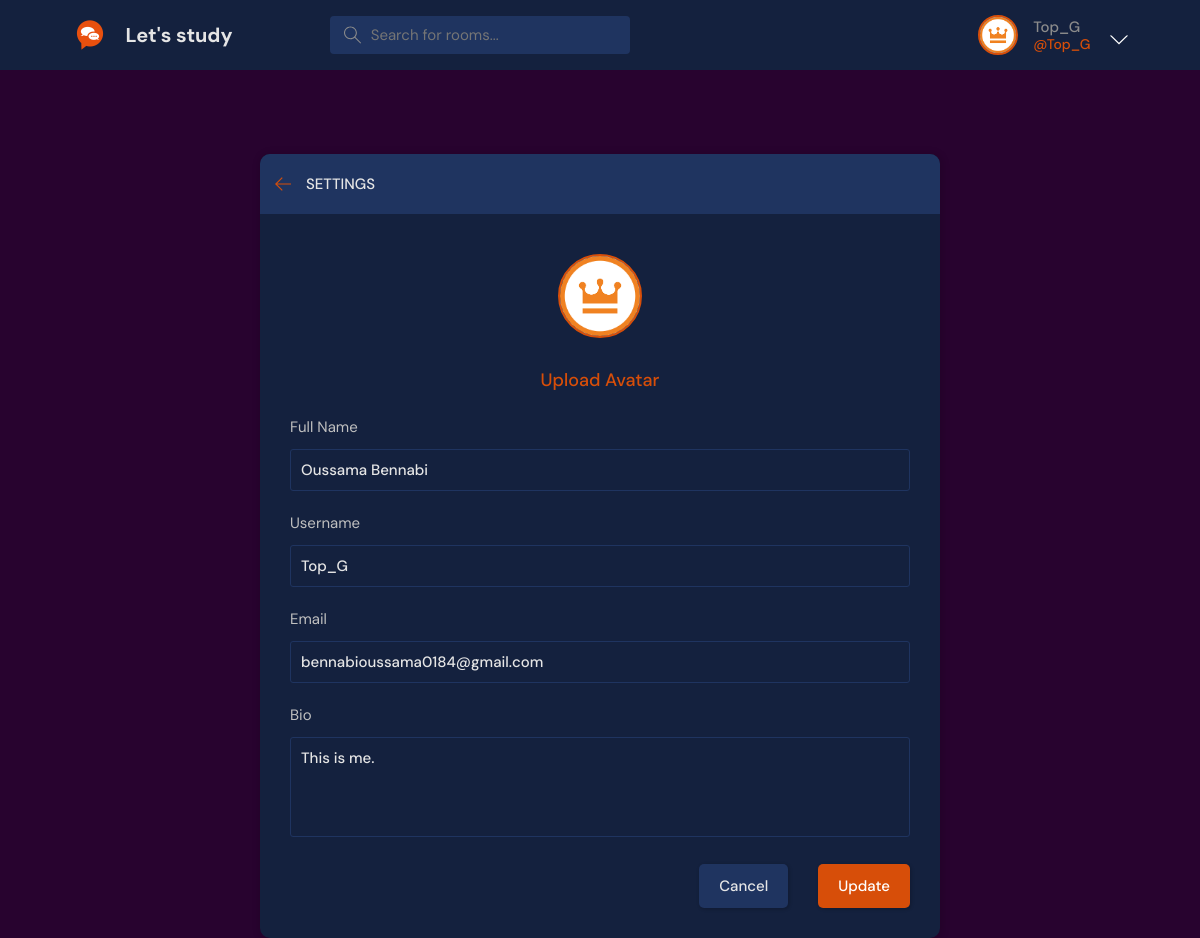
The page /settings/ (signed in) on the database its author committed.
### base/models.py (models this page shows)
class User(AbstractUser):
    username = models.CharField(max_length=200, null=True)
    fullname = models.CharField(max_length=200, null=True)
    email = models.EmailField(unique=True, null=True)
    bio = models.TextField(null=True,blank=True)
    avatar = models.ImageField(null=True, default="avatar.svg")
    USERNAME_FIELD = 'email'
    REQUIRED_FIELDS = []
    pass

### base/views.py (the view)
# urls.py: path("settings/", views.updateUser, name='settings'),
@login_required(login_url='login')
def updateUser(request):
    user = request.user
    rooms = Room.objects.filter(host=user)
    form = UserUpdateForm(instance=request.user)
    if request.method == 'POST':
        form = UserUpdateForm(request.POST,request.FILES,instance=user)
        if form.is_valid():
            form.save()
            return redirect('user-profile',userId=user.id)
    context = {'user': user, 'rooms': rooms,'form': form}
    return render(request,'base/update_user.html',context)

### base/forms.py
class UserUpdateForm(ModelForm):
  class Meta:
    model = User
    fields = ['username','email','avatar','bio','fullname']

### base/templates/base/update_user.html (shortened to what this page needs)
{% extends 'main.html' %} {% load static %} {% block content %}
<main class="create-room layout">
    <div class="container">
        <div class="layout__box">
            <div class="layout__boxHeader">
                <div class="layout__boxTitle">
                    <a href="{{request.META.HTTP_REFERER}}">
                        <svg
                            version="1.1"
                            xmlns="http://www.w3.org/2000/svg"
                            width="32"
                            height="32"
                            viewBox="0 0 32 32"
                        >
                            <title>arrow-left</title>
                            <path
                                d="M13.723 2.286l-13.723 13.714 13.719 13.714 1.616-1.611-10.96-10.96h27.625v-2.286h-27.625l10.965-10.965-1.616-1.607z"
                            ></path>
                        </svg>
                    </a>
                    <h3>Settings</h3>
                </div>
            </div>
            <div class="settings layout__body">
                <div class="settings__avatar">
                    <div class="avatar avatar--large active">
                        <img
                            src="{{request.user.avatar.url}}"
                            id="preview-avatar"
                        />
                    </div>
                </div>
                <form
                    class="form"
                    method="POST"
                    enctype="multipart/form-data"
                    action=""
                >
                    <div class="form__group form__avatar">
                        <label for="avatar">Upload Avatar</label>
                    </div>
                    <div class="form__group">
                        <label for="fullname">Full Name</label>
                        <input
                            id="fullname"
                            name="fullname"
                            type="text"
                            placeholder="e.g. oussama bennabi"
                            value="{{form.fullname.value}}"
                        />
                    </div>
                    <div class="form__group">
                        <label for="username">Username</label>
                        <input
                            id="username"
                            name="username"
                            type="text"
                            placeholder="e.g. @top_g"
                            value="{{form.username.value}}"
                        />
                    </div>
                    <div class="form__group">
                        <label for="email">Email</label>
                        <input
                            id="email"
                            name="email"
                            type="text"
                            placeholder="e.g. @top_g"
                            value="{{form.email.value}}"
                        />
                    </div>
                    <div class="form__group">
                        <label for="bio">Bio</label>
                        <textarea
                            id="bio"
                            name="bio"
                            placeholder="Write somthing about your self.."
                        >{{request.user.bio}}</textarea>
                    </div>
                    <div class="form__action">
                        <a
                            class="btn btn--dark"
                            href="{{request.META.HTTP_REFERER}}"
                            >Cancel</a
                        >
                        <button class="btn btn--main" type="submit">
                            Update
                        </button>
                    </div>
                </form>
            </div>
        </div>
    </div>
</main>
{% endblock content %}

### templates/navbar.html (shortened to what this page needs)
{% load static %}
<header class="header header--loggedIn">
    <div class="container">
        <a href="/" class="header__logo">
            <img src="{% static 'images/logo.png' %}" />
            <h1>Let's study</h1>
        </a>
        <form method="GET" action="/" class="header__search">
            <label>
                <input name="q" type="text" placeholder="Search for rooms..." />
            </label>
        </form>
        <nav class="header__menu">
            {% if request.user.is_authenticated == False %}
            <a href="{% url 'login' %}">
                <img src="{% if request.user.avatar.url %} {{request.user.avatar.url}} {% else %} {% static 'images/avatar.svg' %} {% endif %} " />
                <p > Login</p>
            </a>
            {% else %}
            <div class="header__user">
                <a href="{% url 'user-profile' request.user.id %}">
                    <div class="avatar avatar--medium active">
                        <img
                            src="{{request.user.avatar.url}}"
                        />
                    </div>
                    <p>{{request.user.username}} <span>@{{request.user.username}}</span></p>
                </a>
                <button class="dropdown-button">
                    <svg
                        version="1.1"
                        xmlns="http://www.w3.org/2000/svg"
                        width="32"
                        height="32"
                        viewBox="0 0 32 32"
                    >
                        <title>chevron-down</title>
                        <path
                            d="M16 21l-13-13h-3l16 16 16-16h-3l-13 13z"
                        ></path>
                    </svg>
                </button>
            </div>
            {% endif %}
        </nav>
    </div>
</header>

### rows shown on the page
User: user.avatar (picture), user.username "Top_G", fullname "Oussama Bennabi", username "Top_G", email "bennabioussama0184@gmail.com", bio "This is me."
